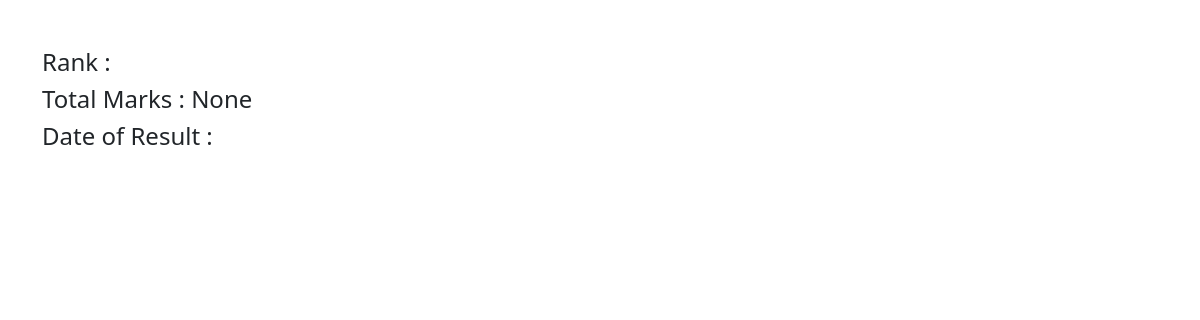
Before: /see_marks/STU-0853/ with the older database file.
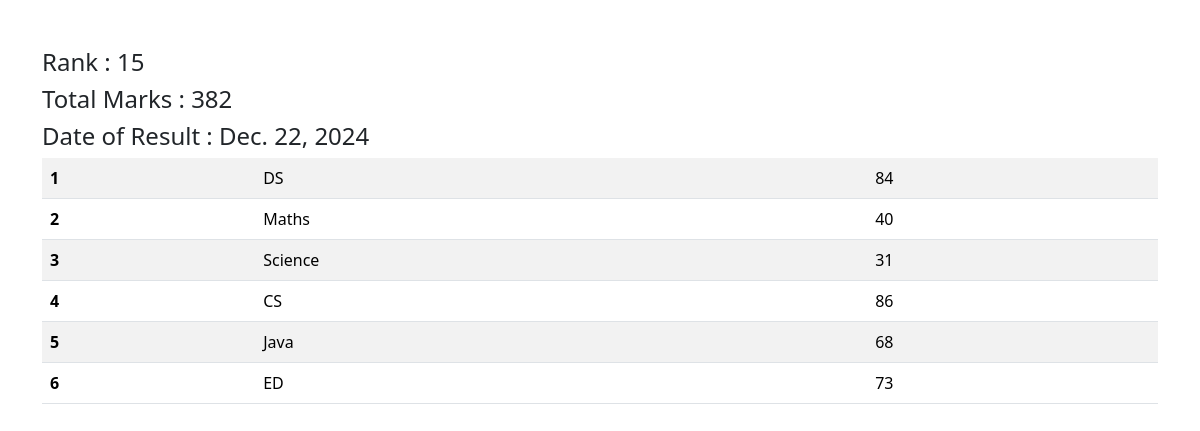
After: the same page with the newer database file.
### app1/models.py (models this page shows, shortened)
class SubjectMarks(models.Model):
    student = models.ForeignKey(Student, on_delete=models.CASCADE, related_name="studentmarks")
    subject = models.ForeignKey(Subject, on_delete=models.CASCADE)
    marks = models.IntegerField()
    class Meta:
        unique_together = ['student', 'subject']

class Student(models.Model):
    department = models.ForeignKey(Department, related_name="depart", on_delete=models.CASCADE)
    student_id = models.OneToOneField(StudentID, related_name="studentid", on_delete=models.SET_NULL, null=True)
    student_name = models.CharField(max_length=100)
    student_email = models.EmailField(unique=True)
    student_age = models.IntegerField(default=10)
    student_address = models.TextField()
    class Meta:
        ordering = ['student_name']
        verbose_name = "student"

class ReportCard(models.Model):
    student = models.ForeignKey(Student, related_name='studentreportcard', on_delete=models.CASCADE)
    student_rank = models.IntegerField()
    date_of_report_card_generation = models.DateField(auto_now_add=True)
    class Meta:
        unique_together = ['student_rank', 'date_of_report_card_generation']

class Subject(models.Model):
    subject_name = models.CharField(max_length=100)

### app1/views.py (the view)
# urls.py: path('see_marks/<student_id>/', see_marks, name="see_marks")
def see_marks(request, student_id):
    queryset = SubjectMarks.objects.filter(student__student_id__student_id=student_id)
    total_marks = queryset.aggregate(total_marks=Sum('marks'))
    return render(request, "see_marks.html",
                  {'queryset': queryset, 'total_marks': total_marks})

### templates/see_marks.html
{%  extends 'base.html' %}
{%  block start %}
<div class="container mt-5">
<h4>Rank : {{ queryset.first.student.studentreportcard.first.student_rank }}</h4>
<h4>Total Marks : {{ total_marks.total_marks }}</h4>
<h4>Date of Result : {{ queryset.first.student.studentreportcard.first.date_of_report_card_generation }}</h4>
<table class="table table-striped">
  <tbody>
  {% for marks in queryset %}
    <tr>
      <th scope="row">{{ forloop.counter }}</th>
      <td>
          {{ marks.subject.subject_name }}
      </td>
      <td>
          {{ marks.marks }}
      </td>
    </tr>
      {% endfor %}
  </tbody>
</table>
</div>
{% endblock %}

Changed rows visible on the page:
added SubjectMarks: first.student.studentreportcard.first.student_rank "15", first.student.studentreportcard.first.date_of_report_card_generation "Dec. 22, 2024", subject.subject_name "DS", marks "84"
added SubjectMarks: subject.subject_name "Maths", marks "40"
added SubjectMarks: subject.subject_name "Science", marks "31"
added SubjectMarks: subject.subject_name "CS", marks "86"
added SubjectMarks: subject.subject_name "Java", marks "68"
added SubjectMarks: subject.subject_name "ED", marks "73"
Other visible differences:
{{ total_marks.total_marks }}: "None" → "382"
